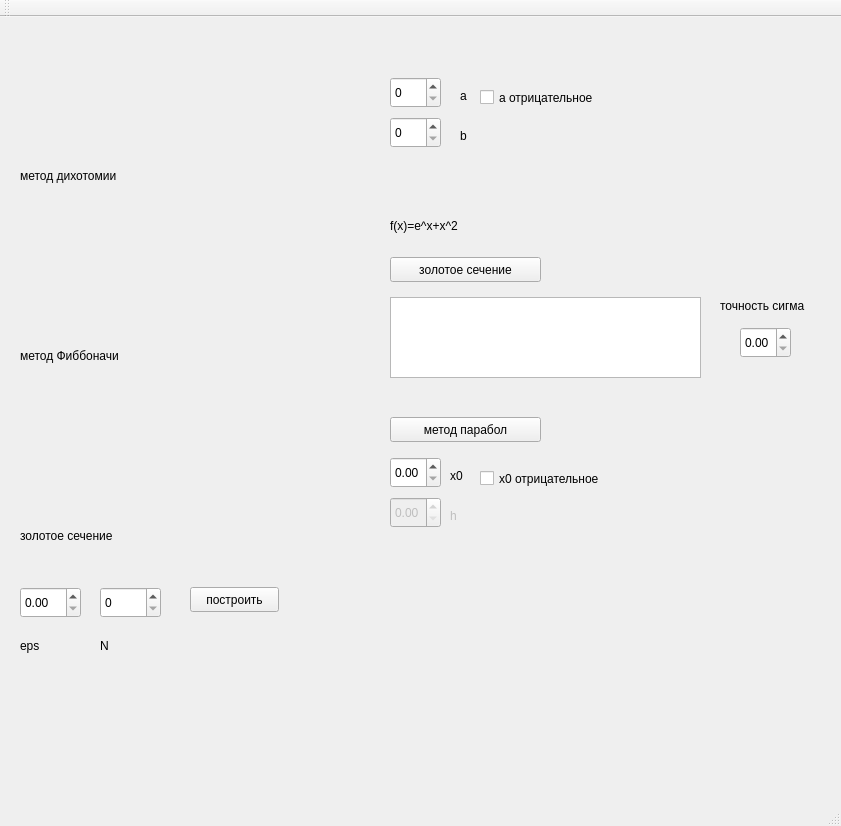
<?xml version="1.0" encoding="UTF-8"?>
<ui version="4.0">
 <class>MainWindow</class>
 <widget class="QMainWindow" name="MainWindow">
  <property name="geometry">
   <rect>
    <x>0</x>
    <y>0</y>
    <width>841</width>
    <height>826</height>
   </rect>
  </property>
  <property name="windowTitle">
   <string>Одномерная минимизация</string>
  </property>
  <widget class="QWidget" name="centralWidget">
   <widget class="QDoubleSpinBox" name="doubleSpinBox">
    <property name="geometry">
     <rect>
      <x>20</x>
      <y>570</y>
      <width>61</width>
      <height>31</height>
     </rect>
    </property>
   </widget>
   <widget class="QSpinBox" name="spinBox">
    <property name="geometry">
     <rect>
      <x>100</x>
      <y>570</y>
      <width>61</width>
      <height>31</height>
     </rect>
    </property>
   </widget>
   <widget class="QPushButton" name="pushButton">
    <property name="geometry">
     <rect>
      <x>190</x>
      <y>570</y>
      <width>89</width>
      <height>25</height>
     </rect>
    </property>
    <property name="text">
     <string>построить</string>
    </property>
   </widget>
   <widget class="QLabel" name="label">
    <property name="geometry">
     <rect>
      <x>20</x>
      <y>620</y>
      <width>67</width>
      <height>17</height>
     </rect>
    </property>
    <property name="text">
     <string>eps</string>
    </property>
   </widget>
   <widget class="QLabel" name="label_2">
    <property name="geometry">
     <rect>
      <x>100</x>
      <y>620</y>
      <width>67</width>
      <height>17</height>
     </rect>
    </property>
    <property name="text">
     <string>N</string>
    </property>
   </widget>
   <widget class="QTextEdit" name="textEdit_2">
    <property name="geometry">
     <rect>
      <x>390</x>
      <y>280</y>
      <width>311</width>
      <height>81</height>
     </rect>
    </property>
   </widget>
   <widget class="QPushButton" name="pushButton_2">
    <property name="geometry">
     <rect>
      <x>390</x>
      <y>240</y>
      <width>151</width>
      <height>25</height>
     </rect>
    </property>
    <property name="text">
     <string>золотое сечение</string>
    </property>
   </widget>
   <widget class="QPushButton" name="pushButton_3">
    <property name="geometry">
     <rect>
      <x>390</x>
      <y>400</y>
      <width>151</width>
      <height>25</height>
     </rect>
    </property>
    <property name="text">
     <string>метод парабол</string>
    </property>
   </widget>
   <widget class="QSpinBox" name="spinBox_2">
    <property name="geometry">
     <rect>
      <x>390</x>
      <y>60</y>
      <width>51</width>
      <height>31</height>
     </rect>
    </property>
   </widget>
   <widget class="QSpinBox" name="spinBox_3">
    <property name="geometry">
     <rect>
      <x>390</x>
      <y>100</y>
      <width>51</width>
      <height>31</height>
     </rect>
    </property>
   </widget>
   <widget class="QLabel" name="label_3">
    <property name="geometry">
     <rect>
      <x>460</x>
      <y>70</y>
      <width>67</width>
      <height>17</height>
     </rect>
    </property>
    <property name="text">
     <string>а</string>
    </property>
   </widget>
   <widget class="QLabel" name="label_4">
    <property name="geometry">
     <rect>
      <x>460</x>
      <y>110</y>
      <width>67</width>
      <height>17</height>
     </rect>
    </property>
    <property name="text">
     <string>b</string>
    </property>
   </widget>
   <widget class="QDoubleSpinBox" name="doubleSpinBox_2">
    <property name="geometry">
     <rect>
      <x>740</x>
      <y>310</y>
      <width>51</width>
      <height>31</height>
     </rect>
    </property>
   </widget>
   <widget class="QLabel" name="label_5">
    <property name="geometry">
     <rect>
      <x>720</x>
      <y>280</y>
      <width>111</width>
      <height>17</height>
     </rect>
    </property>
    <property name="text">
     <string>точность сигма</string>
    </property>
   </widget>
   <widget class="QLabel" name="label_6">
    <property name="geometry">
     <rect>
      <x>390</x>
      <y>200</y>
      <width>151</width>
      <height>17</height>
     </rect>
    </property>
    <property name="text">
     <string>f(x)=e^x+x^2</string>
    </property>
   </widget>
   <widget class="QCheckBox" name="checkBox">
    <property name="geometry">
     <rect>
      <x>480</x>
      <y>70</y>
      <width>151</width>
      <height>21</height>
     </rect>
    </property>
    <property name="text">
     <string>a отрицательное</string>
    </property>
   </widget>
   <widget class="QDoubleSpinBox" name="doubleSpinBox_3">
    <property name="geometry">
     <rect>
      <x>390</x>
      <y>440</y>
      <width>51</width>
      <height>31</height>
     </rect>
    </property>
   </widget>
   <widget class="QLabel" name="label_7">
    <property name="geometry">
     <rect>
      <x>450</x>
      <y>450</y>
      <width>67</width>
      <height>17</height>
     </rect>
    </property>
    <property name="text">
     <string>x0</string>
    </property>
   </widget>
   <widget class="QDoubleSpinBox" name="doubleSpinBox_4">
    <property name="enabled">
     <bool>false</bool>
    </property>
    <property name="geometry">
     <rect>
      <x>390</x>
      <y>480</y>
      <width>51</width>
      <height>31</height>
     </rect>
    </property>
   </widget>
   <widget class="QLabel" name="label_8">
    <property name="enabled">
     <bool>false</bool>
    </property>
    <property name="geometry">
     <rect>
      <x>450</x>
      <y>490</y>
      <width>67</width>
      <height>17</height>
     </rect>
    </property>
    <property name="text">
     <string>h</string>
    </property>
   </widget>
   <widget class="QCheckBox" name="checkBox_2">
    <property name="geometry">
     <rect>
      <x>480</x>
      <y>450</y>
      <width>151</width>
      <height>23</height>
     </rect>
    </property>
    <property name="text">
     <string>x0 отрицательное</string>
    </property>
   </widget>
   <widget class="QCustomPlot" name="widget" native="true">
    <property name="geometry">
     <rect>
      <x>20</x>
      <y>10</y>
      <width>271</width>
      <height>141</height>
     </rect>
    </property>
   </widget>
   <widget class="QCustomPlot" name="widget_2" native="true">
    <property name="geometry">
     <rect>
      <x>20</x>
      <y>190</y>
      <width>271</width>
      <height>141</height>
     </rect>
    </property>
   </widget>
   <widget class="QCustomPlot" name="widget_3" native="true">
    <property name="geometry">
     <rect>
      <x>20</x>
      <y>370</y>
      <width>271</width>
      <height>131</height>
     </rect>
    </property>
   </widget>
   <widget class="QLabel" name="label_9">
    <property name="geometry">
     <rect>
      <x>20</x>
      <y>510</y>
      <width>141</width>
      <height>17</height>
     </rect>
    </property>
    <property name="text">
     <string>золотое сечение</string>
    </property>
   </widget>
   <widget class="QLabel" name="label_10">
    <property name="geometry">
     <rect>
      <x>20</x>
      <y>330</y>
      <width>141</width>
      <height>17</height>
     </rect>
    </property>
    <property name="text">
     <string>метод Фиббоначи</string>
    </property>
   </widget>
   <widget class="QLabel" name="label_11">
    <property name="geometry">
     <rect>
      <x>20</x>
      <y>150</y>
      <width>171</width>
      <height>17</height>
     </rect>
    </property>
    <property name="text">
     <string>метод дихотомии</string>
    </property>
   </widget>
  </widget>
  <widget class="QMenuBar" name="menuBar">
   <property name="geometry">
    <rect>
     <x>0</x>
     <y>0</y>
     <width>841</width>
     <height>22</height>
    </rect>
   </property>
  </widget>
  <widget class="QToolBar" name="mainToolBar">
   <attribute name="toolBarArea">
    <enum>TopToolBarArea</enum>
   </attribute>
   <attribute name="toolBarBreak">
    <bool>false</bool>
   </attribute>
  </widget>
  <widget class="QStatusBar" name="statusBar"/>
 </widget>
 <layoutdefault spacing="6" margin="11"/>
 <customwidgets>
  <customwidget>
   <class>QCustomPlot</class>
   <extends>QWidget</extends>
   <header location="global">qcustomplot.h</header>
   <container>1</container>
  </customwidget>
 </customwidgets>
 <resources/>
 <connections/>
</ui>
